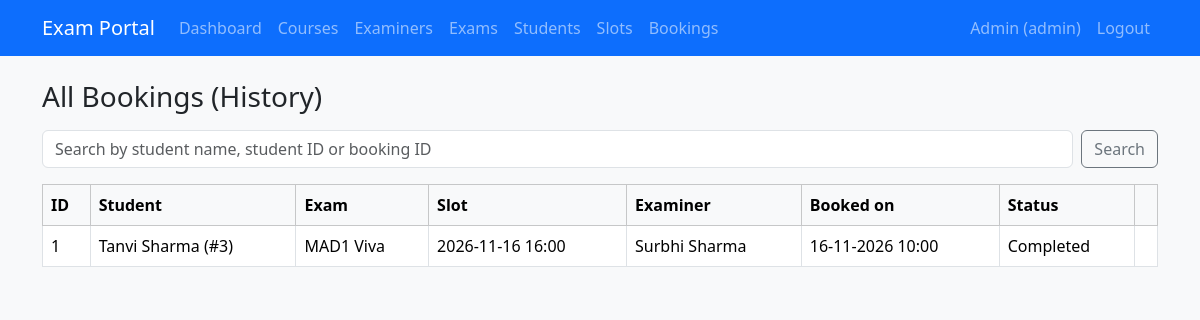
Screenshot of /admin/bookings (signed in) with the database file from the repository.
### models.py (models this page shows)
class User(UserMixin, db.Model):
    id = db.Column(db.Integer, primary_key=True)
    name = db.Column(db.String(100), nullable=False)
    email = db.Column(db.String(120), unique=True, nullable=False)
    password = db.Column(db.String(200), nullable=False)
    role = db.Column(db.String(20), nullable=False)  # admin / examiner / student
    contact = db.Column(db.String(20))
    department = db.Column(db.String(100))           # examiner ke liye
    is_approved = db.Column(db.Boolean, default=False)  # examiner approval
    is_active_user = db.Column(db.Boolean, default=True)

class Booking(db.Model):
    id = db.Column(db.Integer, primary_key=True)
    student_id = db.Column(db.Integer, db.ForeignKey('user.id'), nullable=False)
    slot_id = db.Column(db.Integer, db.ForeignKey('slot.id'), nullable=False)
    booking_date = db.Column(db.DateTime, default=datetime.utcnow)
    status = db.Column(db.String(20), default='Booked')  # Booked / Cancelled / Completed
    total_marks = db.Column(db.Float)
    remarks = db.Column(db.Text)
    student = db.relationship('User')
    slot = db.relationship('Slot')

class Exam(db.Model):
    id = db.Column(db.Integer, primary_key=True)
    course_id = db.Column(db.Integer, db.ForeignKey('course.id'), nullable=False)
    examiner_id = db.Column(db.Integer, db.ForeignKey('user.id'))  # assigned examiner
    name = db.Column(db.String(100), nullable=False)
    exam_type = db.Column(db.String(30))   # Viva / Practical / Project Demo / Assessment
    duration = db.Column(db.Integer)       # minutes
    max_marks = db.Column(db.Integer)
    slot_create_start = db.Column(db.Date)
    slot_create_end = db.Column(db.Date)
    booking_start = db.Column(db.Date)
    booking_end = db.Column(db.Date)
    status = db.Column(db.String(20), default='Draft')
    results_published = db.Column(db.Boolean, default=False)
    course = db.relationship('Course')
    examiner = db.relationship('User')

class Slot(db.Model):
    id = db.Column(db.Integer, primary_key=True)
    exam_id = db.Column(db.Integer, db.ForeignKey('exam.id'), nullable=False)
    examiner_id = db.Column(db.Integer, db.ForeignKey('user.id'), nullable=False)
    date = db.Column(db.Date, nullable=False)
    start_time = db.Column(db.Time, nullable=False)
    end_time = db.Column(db.Time, nullable=False)
    capacity = db.Column(db.Integer, nullable=False)
    available_seats = db.Column(db.Integer, nullable=False)
    status = db.Column(db.String(20), default='Available')
    exam = db.relationship('Exam')
    examiner = db.relationship('User')

### app.py (the view)
@app.route('/admin/bookings')
@role_required('admin')
def admin_bookings():
    q = request.args.get('q', '').strip()
    query = Booking.query.join(User, Booking.student_id == User.id)
    if q:
        if q.isdigit():
            query = query.filter((Booking.id == int(q)) | (Booking.student_id == int(q)))
        else:
            query = query.filter(User.name.ilike(f'%{q}%'))
    return render_template('admin/bookings.html',
                           bookings=query.order_by(Booking.booking_date.desc()).all(), q=q)

### app.py (called while the page is built)
@login_manager.user_loader
def load_user(user_id):
    return db.session.get(User, int(user_id))

def role_required(role):
    def decorator(f):
        @wraps(f)
        def wrapper(*args, **kwargs):
            if not current_user.is_authenticated:
                return redirect(url_for('login'))
            if current_user.role != role:
                flash('Access denied.', 'danger')
                return redirect(url_for('home'))
            return f(*args, **kwargs)
        return wrapper
    return decorator

### templates/admin/bookings.html (shortened to what this page needs)
{% extends 'base.html' %}
{% block content %}
<h3 class="mb-3">All Bookings (History)</h3>
<form class="mb-3 d-flex gap-2" method="GET">
  <input name="q" value="{{ q }}" class="form-control" placeholder="Search by student name, student ID or booking ID">
  <button class="btn btn-outline-secondary">Search</button>
</form>
<table class="table table-bordered bg-white align-middle">
  <thead class="table-light">
    <tr><th>ID</th><th>Student</th><th>Exam</th><th>Slot</th><th>Examiner</th><th>Booked on</th><th>Status</th><th></th></tr>
  </thead>
  <tbody>
  {% for b in bookings %}
    <tr>
      <td>{{ b.id }}</td>
      <td>{{ b.student.name }} (#{{ b.student_id }})</td>
      <td>{{ b.slot.exam.name }}</td>
      <td>{{ b.slot.date }} {{ b.slot.start_time.strftime('%H:%M') }}</td>
      <td>{{ b.slot.examiner.name }}</td>
      <td>{{ b.booking_date.strftime('%d-%m-%Y %H:%M') }}</td>
      <td>{{ b.status }}</td>
      <td>
      </td>
    </tr>
  {% else %}<tr><td colspan="8" class="text-center">Koi booking nahi mili.</td></tr>{% endfor %}
  </tbody>
</table>
{% endblock %}

### templates/base.html (shortened to what this page needs)
<!DOCTYPE html>
<html lang="en">
<head>
  <link href="https://cdn.jsdelivr.net/npm/bootstrap@5.3.3/dist/css/bootstrap.min.css" rel="stylesheet">
</head>
<body class="bg-light">
  <nav class="navbar navbar-expand navbar-dark bg-primary mb-4">
    <div class="container">
      <a class="navbar-brand" href="{{ url_for('home') }}">Exam Portal</a>
      {% if current_user.is_authenticated and current_user.role == 'admin' %}
      <ul class="navbar-nav me-auto">
        <li class="nav-item"><a class="nav-link" href="{{ url_for('admin_dashboard') }}">Dashboard</a></li>
        <li class="nav-item"><a class="nav-link" href="{{ url_for('admin_courses') }}">Courses</a></li>
        <li class="nav-item"><a class="nav-link" href="{{ url_for('admin_examiners') }}">Examiners</a></li>
        <li class="nav-item"><a class="nav-link" href="{{ url_for('admin_exams') }}">Exams</a></li>
        <li class="nav-item"><a class="nav-link" href="{{ url_for('admin_students') }}">Students</a></li>
        <li class="nav-item"><a class="nav-link" href="{{ url_for('admin_slots') }}">Slots</a></li>
        <li class="nav-item"><a class="nav-link" href="{{ url_for('admin_bookings') }}">Bookings</a></li>
      </ul>
      {% endif %}
      <ul class="navbar-nav ms-auto">
        {% if current_user.is_authenticated %}
        <li class="nav-item"><span class="nav-link">{{ current_user.name }} ({{ current_user.role }})</span></li>
        <li class="nav-item"><a class="nav-link" href="{{ url_for('logout') }}">Logout</a></li>
        {% else %}
        <li class="nav-item"><a class="nav-link" href="{{ url_for('login') }}">Login</a></li>
        <li class="nav-item"><a class="nav-link" href="{{ url_for('register') }}">Register</a></li>
        {% endif %}
      </ul>
    </div>
  </nav>
  <div class="container">
    {% block content %}{% endblock %}
  </div>
</body>
</html>

### rows the page displays
User: name "Admin", role "admin"
Booking: id "1", student.name "Tanvi Sharma", student_id "3", slot.exam.name "MAD1 Viva", slot "2026-11-16", slot.start_time "16:00", slot.examiner.name "Surbhi Sharma", booking_date "16-11-2026 10:00", status "Completed"
